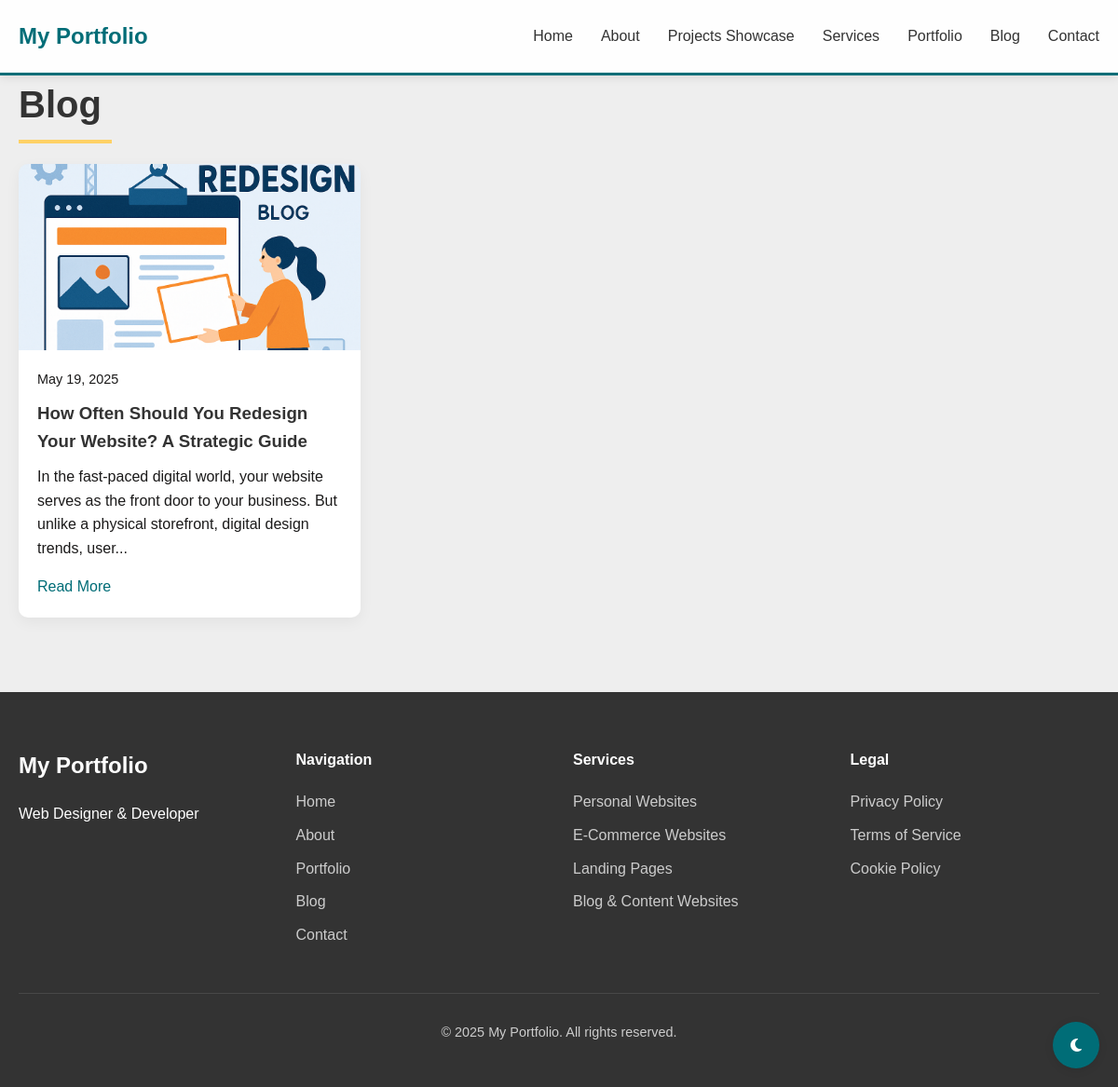
Page /blog on the committed database.
### tables this page shows
CREATE TABLE settings (
            id INTEGER PRIMARY KEY AUTOINCREMENT,
            site_title TEXT NOT NULL DEFAULT 'My Portfolio',
            site_description TEXT DEFAULT 'Web Designer & Developer',
            contact_email TEXT,
            contact_phone TEXT,
            contact_address TEXT,
            social_facebook TEXT,
            social_twitter TEXT,
            social_instagram TEXT,
            social_linkedin TEXT,
            about_content TEXT,
            hero_headline TEXT DEFAULT 'Web Designer & Developer',
            hero_subheadline TEXT DEFAULT 'Creating beautiful, functional websites'
        );

CREATE TABLE blog_posts (
            id INTEGER PRIMARY KEY AUTOINCREMENT,
            title TEXT NOT NULL,
            content TEXT NOT NULL,
            image_path TEXT,
            created_at TIMESTAMP DEFAULT CURRENT_TIMESTAMP,
            updated_at TIMESTAMP DEFAULT CURRENT_TIMESTAMP
        );

### app.py (the view)
@app.route('/blog')
def blog():
    with get_db_connection() as conn:
        blog_post_rows = conn.execute('''
            SELECT id, title, content, image_path, created_at
            FROM blog_posts
            ORDER BY created_at DESC
        ''').fetchall()
        blog_posts = []
        for post_row in blog_post_rows:
            post = dict(post_row)  # Convert to dictionary
            if post['content'] and post['content'].startswith('---md'):
                content = post['content'][5:]  # Remove markdown marker
                content = re.sub(r'#|\*\*|__|\[|\]|\(|\)|`', '', content)
            else:
                content = re.sub('<.*?>', '', post['content'])
            post['preview'] = content[:150] + '...' if len(content) > 150 else content
            blog_posts.append(post)
    return render_template('blog.html', blog_posts=blog_posts)

### app.py (called while the page is built, shortened)
def get_db_connection():
    conn = sqlite3.connect(DATABASE)
    conn.row_factory = sqlite3.Row
    return conn

def is_authenticated():
    return 'user_id' in session

@app.context_processor
def inject_unread_messages():
    return {'unread_messages_count': 0}

@app.context_processor
def inject_settings():
    try:
        with get_db_connection() as conn:
            settings_row = conn.execute('SELECT * FROM settings WHERE id = 1').fetchone()
            if settings_row:
                settings = dict(settings_row)
                if 'logo_path' not in settings or not settings['logo_path']:
                    settings['logo_path'] = '/static/img/logo.jpg'
            return {'settings': settings}
    except Exception as e:
        print(f"Error getting settings: {e}")
        return {'settings': {
            'site_title': 'My Portfolio',
            'site_description': 'Elevating brands through intelligent design',
            'hero_headline': 'Web Designer & Developer',
            'hero_subheadline': 'Elevating brands through intelligent design',
            'logo_path': '/static/img/logo.jpg'
        }}

@app.template_filter('format_date')
def format_date(date):
    if isinstance(date, str):
        try:
            date = datetime.datetime.strptime(date, '%Y-%m-%d %H:%M:%S')
        except ValueError:
            return date
    return date.strftime('%B %d, %Y')

### templates/blog.html (shortened to what this page needs)
{% extends "base.html" %}
{% block content %}
<section class="blog-page">
    <div class="container">
        <h1 class="page-title">Blog</h1>
        <div class="blog-grid">
            {% for post in blog_posts %}
            <div class="blog-item animate-on-scroll">
                <div class="blog-img">
                    {% if post.image_path %}
                    <img src="{{ url_for('static', filename=post.image_path) }}" alt="{{ post.title }}">
                    {% else %}
                    <div class="placeholder-img">{{ post.title[0] }}</div>
                    {% endif %}
                </div>
                <div class="blog-content">
                    <p class="blog-date">{{ post.created_at|format_date }}</p>
                    <h3>{{ post.title }}</h3>
                    <p>{{ post.preview }}</p>
                    <a href="{{ url_for('blog_post', post_id=post.id) }}">Read More</a>
                </div>
            </div>
            {% endfor %}
        </div>
    </div>
</section>
{% endblock %}

### templates/base.html (shortened to what this page needs)
<!DOCTYPE html>
<html lang="en">
<head>
    <link rel="stylesheet" href="{{ url_for('static', filename='css/styles.css') }}">
    <link rel="stylesheet" href="https://cdnjs.cloudflare.com/ajax/libs/font-awesome/6.4.0/css/all.min.css">
</head>
<body>
    <header>
        <div class="container header-container">
            <div class="logo">
                <a href="{{ url_for('home') }}">{{ settings.site_title }}</a>
            </div>
            <nav>
                <ul class="nav-links">
                    <li><a href="{{ url_for('home') }}#home">Home</a></li>
                    <li><a href="{{ url_for('home') }}#about">About</a></li>
                    <li><a href="{{ url_for('home') }}#projects-showcase">Projects Showcase</a></li>
                    <li><a href="{{ url_for('home') }}#services">Services</a></li>
                    <li><a href="{{ url_for('portfolio') }}">Portfolio</a></li>
                    <li><a href="{{ url_for('blog') }}">Blog</a></li>
                    <li><a href="{{ url_for('contact') }}">Contact</a></li>
                </ul>
            </nav>
        </div>
    </header>
    <main>
        {% block content %}{% endblock %}
    </main>
    <footer>
        <div class="container">
            <div class="footer-content">
                <div>
                    <div class="footer-logo">{{ settings.site_title }}</div>
                    <p>{{ settings.site_description }}</p>
                </div>
                <div class="footer-links">
                    <h4>Navigation</h4>
                    <ul>
                        <li><a href="{{ url_for('home') }}#home">Home</a></li>
                        <li><a href="{{ url_for('home') }}#about">About</a></li>
                        <li><a href="{{ url_for('portfolio') }}">Portfolio</a></li>
                        <li><a href="{{ url_for('blog') }}">Blog</a></li>
                        <li><a href="{{ url_for('contact') }}">Contact</a></li>
                    </ul>
                </div>
                <div class="footer-links">
                    <h4>Services</h4>
                    <ul>
                        <li><a href="{{ url_for('home') }}#services">Personal Websites</a></li>
                        <li><a href="{{ url_for('home') }}#services">E-Commerce Websites</a></li>
                        <li><a href="{{ url_for('home') }}#services">Landing Pages</a></li>
                        <li><a href="{{ url_for('home') }}#services">Blog & Content Websites</a></li>
                    </ul>
                </div>
                <div class="footer-links">
                    <h4>Legal</h4>
                    <ul>
                        <li><a href="#">Privacy Policy</a></li>
                        <li><a href="#">Terms of Service</a></li>
                        <li><a href="#">Cookie Policy</a></li>
                    </ul>
                </div>
            </div>
            <div class="footer-bottom">
                <p>&copy; <span class="current-year">2025</span> {{ settings.site_title }}. All rights reserved.</p>
            </div>
        </div>
    </footer>
    <div class="theme-toggle" id="themeToggle">
        <i class="fas fa-moon"></i>
    </div>
</body>
</html>

### static/css/styles.css (style rules this page uses)
:root { --primary-color: #006D77; --secondary-color: #FF6B6B; --accent-color: #FFD166; --background-color: #EEEEEE; --text-color: #333333; --light-gray: #f5f5f5; --medium-gray: #e0e0e0; --dark-gray: #666666; --transition-slow: 0.5s ease; --transition-medium: 0.3s ease; --transition-fast: 0.2s ease; }
.service-item p, .blog-item p, .testimonial-text, .about-text p { color: #1b1a1a; }
.section-subtitle, .blog-date, .testimonial-item .client-info p { color: #555555; }
* { margin: 0; padding: 0; box-sizing: border-box; font-family: Tahoma, "Trebuchet MS", sans-serif; }
body { background-color: var(--background-color); color: var(--text-color); line-height: 1.6; overflow-x: hidden; }
.container { max-width: 1200px; margin: 0 auto; padding: 0 20px; }
section { padding: 80px 0; }
h1, h2, h3, h4 { font-weight: 700; }
p { margin-bottom: 1rem; }
a { color: var(--primary-color); text-decoration: none; transition: all var(--transition-medium); }
.page-title { font-size: 2.5rem; margin-bottom: 2rem; position: relative; display: inline-block; }
.page-title::after { content: ''; position: absolute; width: 100px; height: 4px; background-color: var(--accent-color); left: 0; bottom: -10px; }
header { padding: 20px 0; position: fixed; width: 100%; top: 0; z-index: 1000; background-color: rgba(255, 255, 255, 0.9); box-shadow: 0 2px 10px rgba(0, 0, 0, 0.1); border-bottom: 3px solid #006D77; transition: all var(--transition-medium); }
.header-container { display: flex; justify-content: space-between; align-items: center; }
.logo a { font-size: 1.5rem; font-weight: 700; color: #006D77; }
.nav-links { display: flex; list-style: none; }
.nav-links li { margin-left: 30px; }
.nav-links a { color: var(--text-color); font-weight: 500; }
.theme-toggle { position: fixed; bottom: 20px; right: 20px; width: 50px; height: 50px; border-radius: 50%; background-color: var(--primary-color); color: white; display: flex; align-items: center; justify-content: center; cursor: pointer; z-index: 1000; box-shadow: 0 2px 10px rgba(0, 0, 0, 0.1); transition: all var(--transition-medium); }
.blog-grid { display: grid; grid-template-columns: repeat(3, 1fr); gap: 30px; }
.blog-item { background-color: white; border-radius: 10px; overflow: hidden; box-shadow: 0 5px 15px rgba(0, 0, 0, 0.05); transition: all var(--transition-medium); }
.blog-img { width: 100%; height: 200px; background-color: var(--medium-gray); display: flex; align-items: center; justify-content: center; color: var(--dark-gray); }
.blog-img img { width: 100%; height: 100%; object-fit: cover; }
.blog-content { padding: 20px; }
.blog-date { color: var(--dark-gray); font-size: 0.9rem; margin-bottom: 10px; }
.blog-item h3 { margin-bottom: 10px; }
footer { background-color: #333; color: white; padding: 60px 0 30px; }
.footer-content { display: grid; grid-template-columns: repeat(4, 1fr); gap: 30px; margin-bottom: 40px; }
.footer-logo { font-size: 1.5rem; font-weight: 700; margin-bottom: 20px; }
.footer-links h4 { margin-bottom: 20px; color: white; }
.footer-links ul { list-style: none; }
.footer-links li { margin-bottom: 10px; }
.footer-links a { color: #ccc; }
.footer-bottom { text-align: center; padding-top: 30px; border-top: 1px solid rgba(255, 255, 255, 0.1); font-size: 0.9rem; color: #ccc; }
.animate-on-scroll { opacity: 0; }
.animate-on-scroll.animate { animation: fadeIn 0.8s forwards; }

### rows in the picture
settings: site_title "My Portfolio", site_description "Web Designer & Developer"
blog_posts: image_path (picture), created_at "May 19, 2025", title "How Often Should You Redesign Your Website? A Strategic Guide", preview "In the fast-paced digital world, your website serves as the front door to your business. But unlike a physical storefront, digital design trends, user..."
